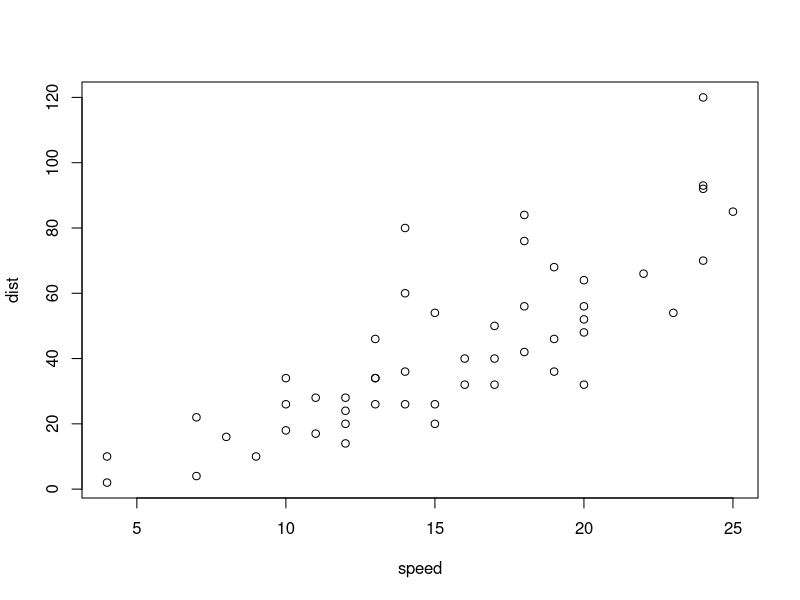
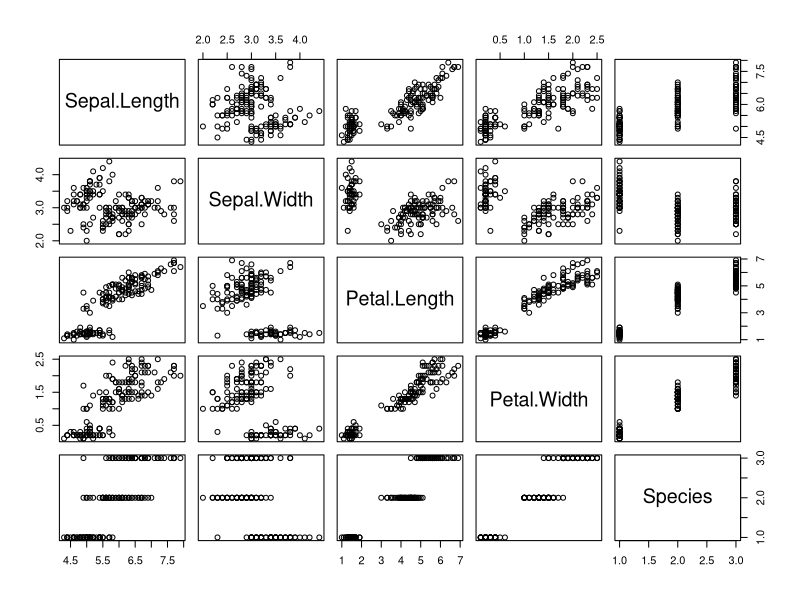
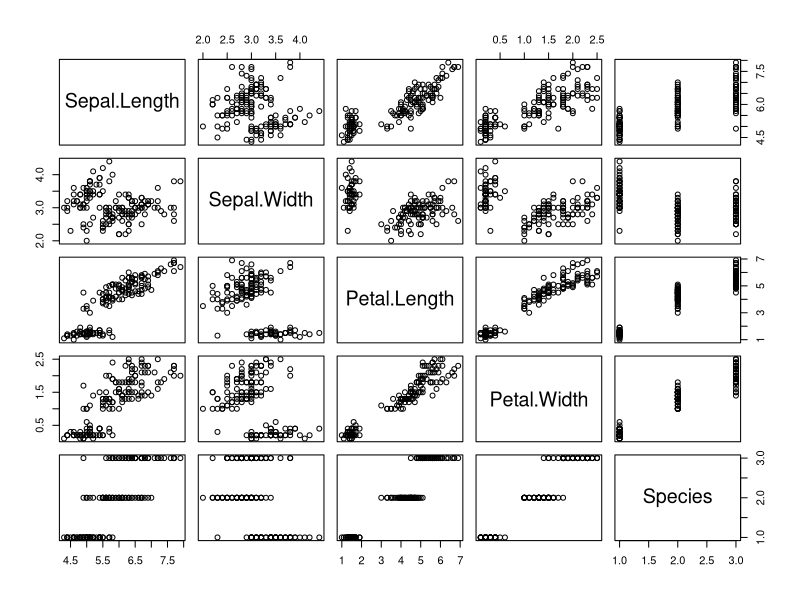

Write the R code that produced these figures, in order.
## ---- chunk 1
plot(cars)
## ---- chunk 2
plot (iris)
## ---- chunk 3
plot(iris)
## ---- chunk 4
f <- function(x) ifelse(x %% 2 == 0, x**2, x**3)
f(2:20)
## ---- chunk 5
summary(cars)
sum(cars)
mean(cars)
